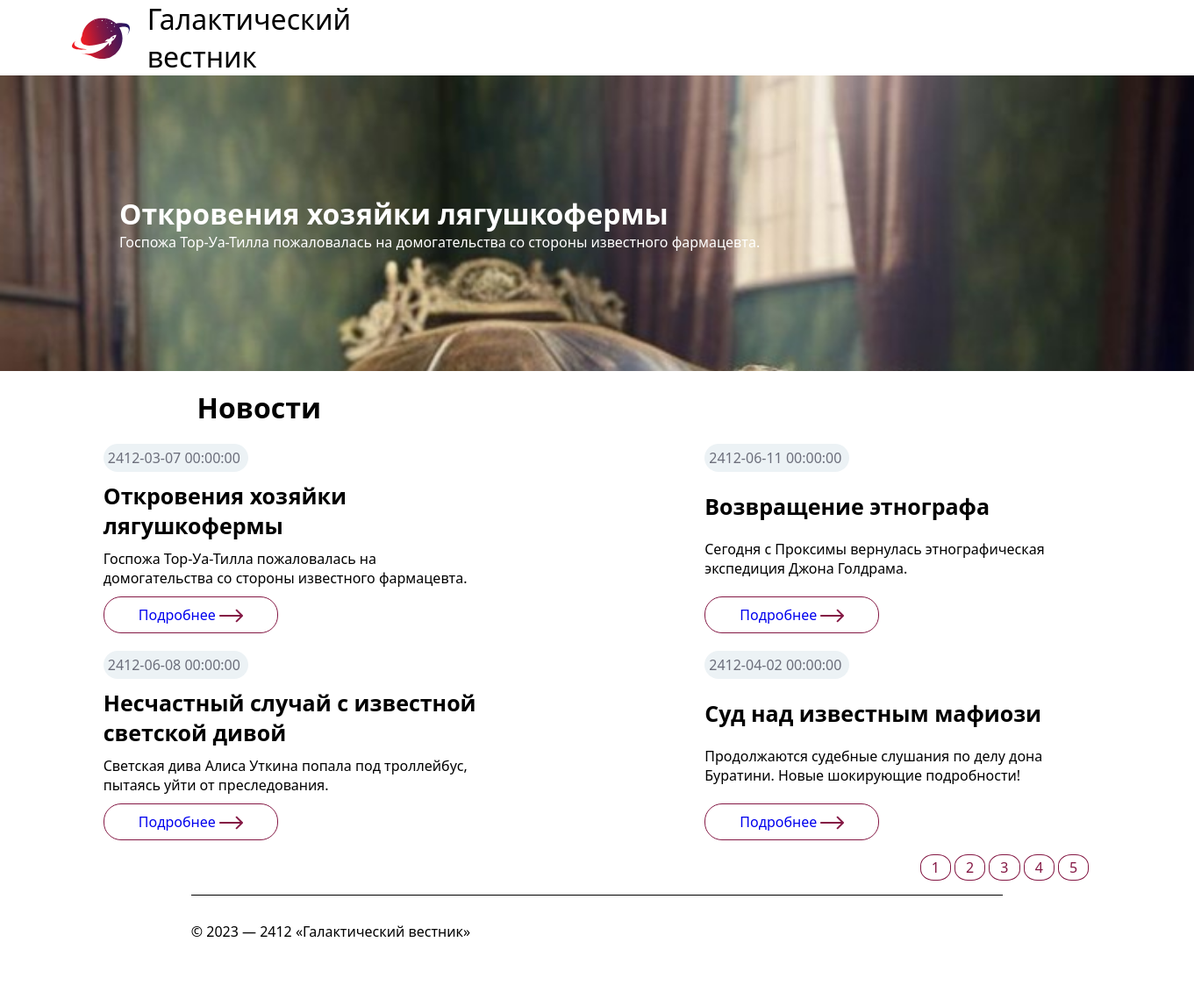
The page / on the database its author committed.
### tables this page shows
CREATE TABLE `news` (
  `id` int(11) unsigned NOT NULL AUTO_INCREMENT,
  `date` datetime NULL DEFAULT NULL,
  `title` varchar(250) NOT NULL DEFAULT '',
  `announce` text NULL DEFAULT NULL,
  `content` text NULL DEFAULT NULL,
  `image` varchar(250) NOT NULL DEFAULT '',
  PRIMARY KEY (`id`),
  KEY `id` (`id`),

  KEY `idx_news_date` (`date`));

### core/views/news.php (the view, shortened to what this page needs)
<?php
include 'core/db.php';
$page = isset($_GET['page']) ? (int)$_GET['page'] : 1;
$perPage = 4;
$stmt = $pdo->query('SELECT COUNT(*) FROM news');
$totalNews = $stmt->fetchColumn();
$start = ($page > 1) ? ($page * $perPage) - $perPage : 0;
$query = "SELECT * FROM news ORDER BY id DESC LIMIT {$start}, {$perPage}";
$news = $pdo->query($query)->fetchAll(PDO::FETCH_ASSOC);
foreach ($news as $data) {
    ?>
        <div class="news">
        <p><?=$data['date']?></p>
        <h1><?=$data['title']?></h1>
        <?=$data['announce']?>
        <a href='core/views/news_podr.php?id=<?=$data['id']?>'>Подробнее
        </a>
    </div>
<?}
$totalPages = ceil($totalNews / $perPage);
echo "<nav>";
for ($i = 1; $i <= $totalPages; $i++) {
    echo "<a href='?page=" . $i . "'>" . $i . "</a> ";
}
echo "</nav>";
?>

### core/views/lastnews.php
<?
include 'core/db.php';
$query = "SELECT * FROM news ORDER BY id DESC LIMIT 1";
$stmt = $pdo->query($query);
$lastnews = $stmt->fetchAll();
foreach ($lastnews as $data) {
?>
    <div class="news_title" style="background: url(images/<?=$data['image']?>); background-size: cover;">
        <h1><?=$data['title']?></h1>
        <?=$data['announce']?>
    </div>
<? }

### style.css (style rules this page uses)
* { font-family: system-ui, -apple-system, BlinkMacSystemFont, 'Segoe UI', Roboto, Oxygen, Ubuntu, Cantarell, 'Open Sans', 'Helvetica Neue', sans-serif; margin: 0; }
body { text-decoration: none; margin: 0; padding: 0; }
.news_title { color: white; padding:10vw; }
.news { width: 440px; gap: 10px; display: flex; flex-direction: column; align-content: flex-start; justify-content: space-between; align-items: baseline; }
.news p:nth-child(1) { border-radius: 20px; background: #ECF2F5; width: 155px; padding: 5px; color: #6C6E7B; }
.news a { border-radius: 20px; padding: 9px 39px; border: 1px solid #841844; text-decoration: none; }
.news h1 { font-size: 25px; }
.news a svg { fill: #841844; margin-bottom: -3px; }
nav { width: 83%; text-align: right; }
nav a { color: #841844; text-decoration: none; border-radius: 43%; padding: 3px 12px; border: 1px solid #841844; }

### rows shown on the page
news: image (picture), title "Откровения хозяйки лягушкофермы", announce "Госпожа Тор-Уа-Тилла пожаловалась на домогательства со стороны известного фармацевта.", date "2412-03-07 00:00:00"
news: date "2412-06-11 00:00:00", title "Возвращение этнографа", announce "Сегодня с Проксимы вернулась этнографическая экспедиция Джона Голдрама."
news: date "2412-06-08 00:00:00", title "Несчастный случай с известной светской дивой", announce "Светская дива Алиса Уткина попала под троллейбус, пытаясь уйти от преследования."
news: date "2412-04-02 00:00:00", title "Суд над известным мафиози", announce "Продолжаются судебные слушания по делу дона Буратини. Новые шокирующие подробности!"
